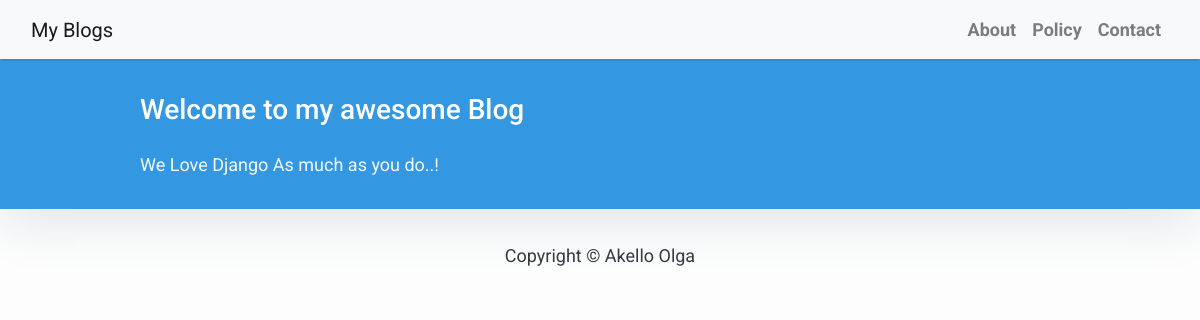
The app's page /, older data.
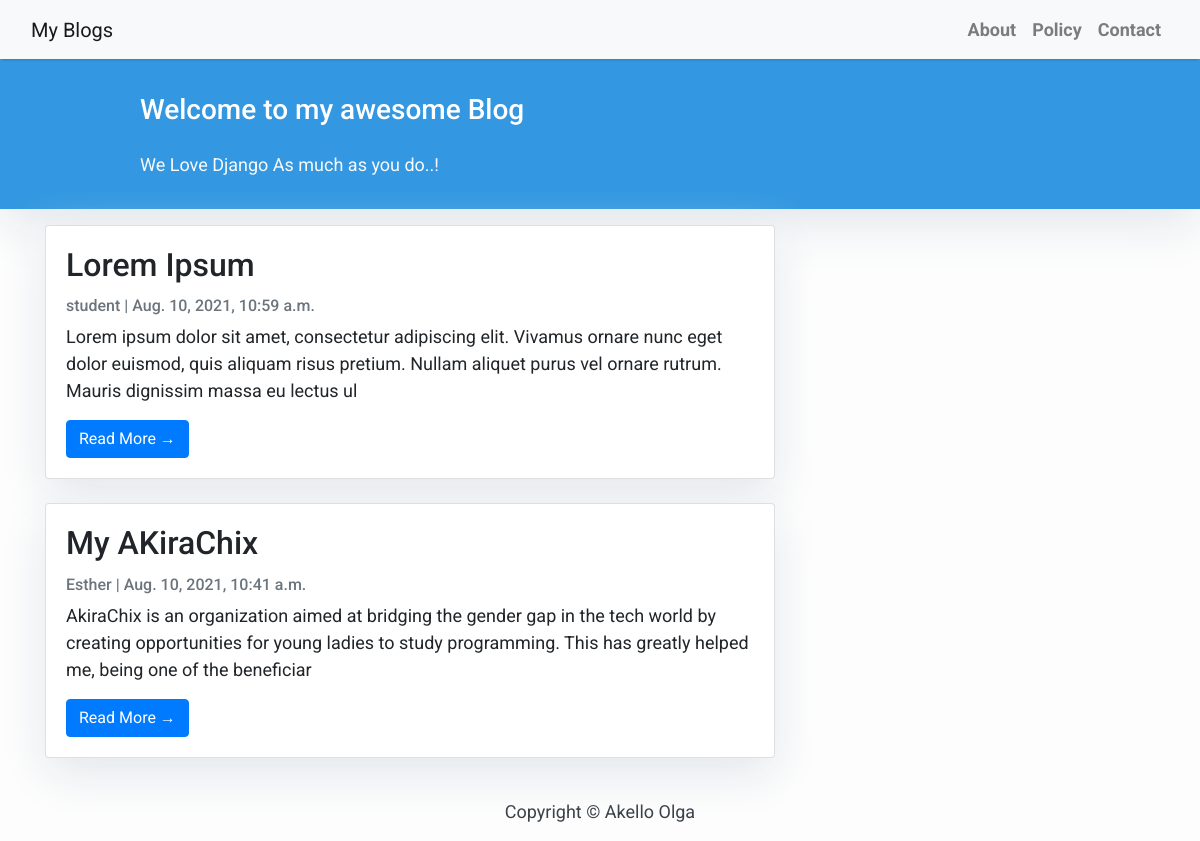
The same page, newer data.
### Blog/models.py (models this page shows, shortened)
class Post(models.Model):
    title=models.CharField(max_length=200,unique=True)
    slug=models.SlugField(max_length=200,unique=True)
    author=models.ForeignKey(User,on_delete=models.CASCADE,related_name="blog_posts")
    updated_on=models.DateTimeField(auto_now=True)
    content=models.TextField()
    created_on=models.DateTimeField(auto_now_add=True)
    status=models.IntegerField(choices=STATUS,default=0)
    class Meta:
        ordering=['-created_on']

### Blog/views.py (the view)
# urls.py: path('',Post_list.as_view(), name='home'),
class Post_list( ListView ):
    queryset=Post.objects.filter(status=1).order_by('-created_on')
    template_name='index.html'

### Blog/templates/index.html (shortened to what this page needs)
<!DOCTYPE html>
<html lang="en">
<head>
</head>
<body>
{% extends "base.html" %}
{% block content %}
<header class="masthead">
    <div class="container">
        <div class="row">
            <div class=" col-md-8 col-md-10 mx-auto">
                <div class="site-heading">
                    <h3 class=" site-heading my-4 mt-3 text-white"> Welcome to my awesome Blog </h3>
                    <p class="text-light">We Love Django As much as you do..! &nbsp
                    </p>
                </div>
            </div>
        </div>
    </div>
</header>
<div class="container">
    <div class="row">
        <div class="col-md-8 mt-3 left">
            {% for post in post_list %}
            <div class="card mb-4">
                <div class="card-body">
                    <h2 class="card-title">{{ post.title }}</h2>
                    <p class="card-text text-muted h6">{{ post.author }} | {{ post.created_on}} </p>
                    <p class="card-text">{{post.content|slice:":200" }}</p>
                    <a href="{% url 'post_detail' post.slug  %}" class="btn btn-primary">Read More &rarr;</a>
                </div>
            </div>
            {% endfor %}
        </div>
        {% block sidebar %} {% include 'sidebar.html' %} {% endblock sidebar %}
    </div>
</div>
{%endblock%}

### Blog/templates/base.html (shortened to what this page needs)
<!DOCTYPE html>
<html lang="en">
<head>
    <link rel="stylesheet" href="https://maxcdn.bootstrapcdn.com/bootstrap/4.0.0/css/bootstrap.min.css"integrity="sha384-Gn5384xqQ1aoWXA+058RXPxPg6fy4IWvTNh0E263XmFcJlSAwiGgFAW/dAiS6JXm"crossorigin="anonymous" />
</head>
<body>
    <body>
    <nav class="navbar navbar-expand-lg navbar-light bg-light shadow" id="mainNav">
        <div class="container-fluid">
            <a class="navbar-brand" href="{% url 'home' %}">My Blogs</a>
            <div class="collapse navbar-collapse" id="navbarResponsive">
                <ul class="navbar-nav ml-auto">
                    <li class="nav-item text-black">
                        <a class="nav-link text-black font-weight-bold" href="#">About</a>
                    </li>
                    <li class="nav-item text-black">
                        <a class="nav-link text-black font-weight-bold" href="#">Policy</a>
                    </li>
                    <li class="nav-item text-black">
                        <a class="nav-link text-black font-weight-bold" href="#">Contact</a>
                    </li>
                </ul>
            </div>
        </div>
    </nav>
    {% block content %}{% endblock content %}
    <footer class="py-3 bg-grey">
        <p class="m-0 text-dark text-center ">Copyright &copy; Akello Olga</p>
    </footer>
    {% block sidebar %}{% endblock sidebar %}
</body>
</html>

### Blog/templates/sidebar.html (shortened to what this page needs)
<!DOCTYPE html>
<html lang="en">
<head>
</head>
<body>
</body>
</html>

### Blog/templates/base.html (style rules this page uses)
body { font-family: "Roboto", sans-serif; font-size: 17px; background-color: #fdfdfd; }
.shadow { box-shadow: 0 4px 2px -2px rgba(0, 0, 0, 0.1); }
.masthead { background: #3398E1; height: auto; padding-bottom: 15px; box-shadow: 0 16px 48px #E3E7EB; padding-top: 10px; }

### Blog/templates/index.html (style rules this page uses)
body { font-family: "Roboto", sans-serif; font-size: 18px; background-color: #fdfdfd; }
.card { box-shadow: 0 16px 48px #E3E7EB; }

Row changes from the older to the newer data that the page shows:
added Post: title "Lorem Ipsum", author "student", created_on "Aug. 10, 2021, 10:59 a.m.", content "Lorem ipsum dolor sit amet, consectetur adipiscing elit. Vivamus ornare nunc eget dolor euismod, quis aliquam risus pretium. Nullam aliquet purus vel ornare rutrum. Mauris dignissim massa eu lectus ul"
added Post: title "My AKiraChix", author "Esther", created_on "Aug. 10, 2021, 10:41 a.m.", content "AkiraChix is an organization aimed at bridging the gender gap in the tech world by creating opportunities for young ladies to study programming. This has greatly helped me, being one of the beneficiar"
